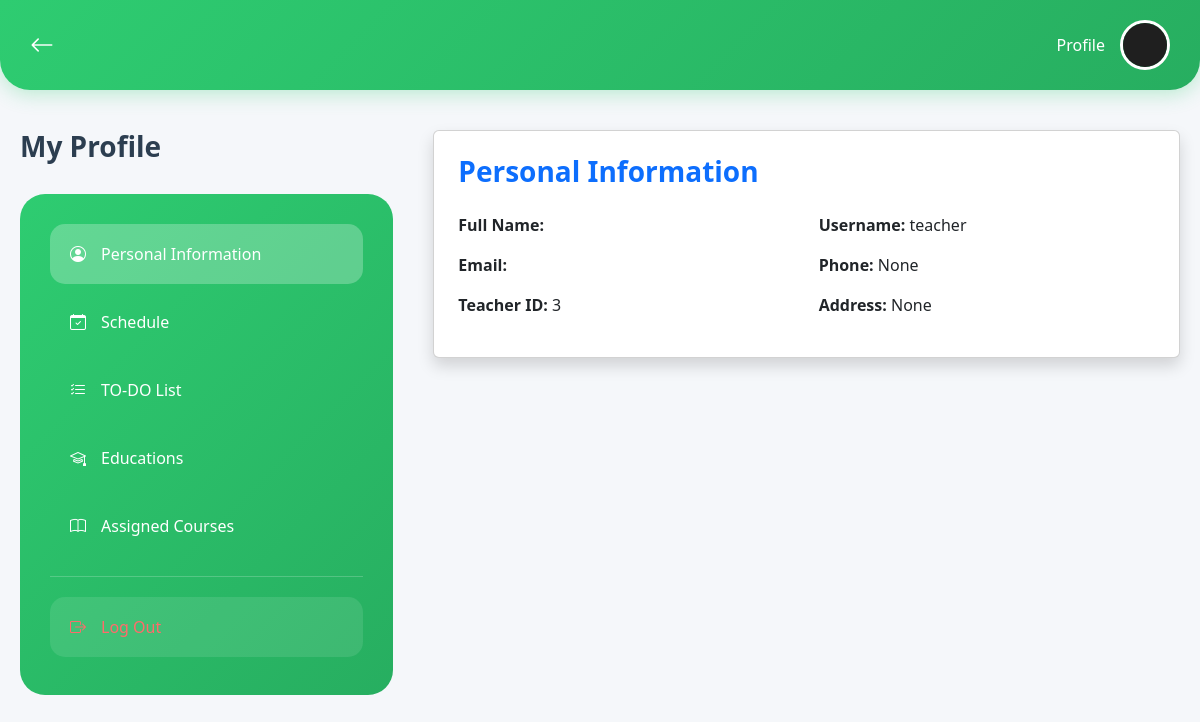
Screenshot of /profile/ (signed in) with the database file from the repository.
### teacher/models.py (models this page shows, shortened)
class Teacher(models.Model):
    user = models.OneToOneField(User, on_delete=models.CASCADE, related_name="teacher")
    teacher_id = models.IntegerField()
    phone = models.CharField(max_length=13, null= True, blank= True)
    permanent_address = models.CharField(max_length=100, null = True, blank=True)
    picture = models.ImageField(upload_to="profile/")

### teacher/views.py (the view)
# urls.py: path('profile/', views.TeacherProfileView.as_view(), name='teacher_profile'),
class TeacherProfileView(LoginRequiredMixin, View):
    template_name = 'teacher_profile.html'
    def get(self, request, *args, **kwargs):
        try:
            teacher_profile = request.user.teacher  # Assumes User has related Teacher via OneToOneField
        except Teacher.DoesNotExist:
            teacher_profile = None
        context = {
            'teacher': teacher_profile,
        }
        return render(request, self.template_name, context)

### teacher/templates/teacher_profile.html (shortened to what this page needs)
{% extends 'base.html' %}
{% block active_personal %}active{% endblock %}
{% block content %}
<div class="card shadow p-4 rounded">
  <h3 class="mb-4 text-primary fw-bold">Personal Information</h3>
  <div class="row mb-3">
    <div class="col-md-6">
      <strong>Full Name:</strong> {{ teacher.user.get_full_name }}
    </div>
    <div class="col-md-6">
      <strong>Username:</strong> {{ teacher.user.username }}
    </div>
  </div>
  <div class="row mb-3">
    <div class="col-md-6">
      <strong>Email:</strong> {{ teacher.user.email }}
    </div>
    <div class="col-md-6">
      <strong>Phone:</strong> {{ teacher.phone }}
    </div>
  </div>
  <div class="row mb-3">
    <div class="col-md-6">
      <strong>Teacher ID:</strong> {{ teacher.teacher_id }}
    </div>
    <div class="col-md-6">
      <strong>Address:</strong> {{ teacher.permanent_address }}
    </div>
  </div>
</div>
{% endblock %}

### teacher/templates/base.html (shortened to what this page needs)
{% load static %}
<!DOCTYPE html>
<html lang="en">
<head>
  <link href="https://cdn.jsdelivr.net/npm/bootstrap@5.3.0-alpha3/dist/css/bootstrap.min.css" rel="stylesheet" />
  <link rel="stylesheet" href="https://cdnjs.cloudflare.com/ajax/libs/font-awesome/6.4.0/css/all.min.css" />
  <link rel="stylesheet" href="https://cdn.jsdelivr.net/npm/bootstrap-icons@1.10.0/font/bootstrap-icons.css" />
</head>
<body>
<div class="header">
  <a href="#" class="back-arrow"><i class="bi bi-arrow-left"></i></a>
  <div class="profile-header">
    <span>Profile</span>
    <img src="{% if teacher.picture %}{{ teacher.picture.url }}{% else %}{% static 'images/default_avatar.png' %}{% endif %}" alt="Profile Picture" class="header-profile-img" />
  </div>
</div>
<div class="main-container">
  <div class="content-wrapper">
    <div class="sidebar-section">
      <h2>My Profile</h2>
      <div class="sidebar-menu">
        <a href="{% url 'teacher_profile' %}" class="menu-item {% block active_personal %}{% endblock %}">
          <i class="bi bi-person-circle"></i> Personal Information
        </a>
        <a href="#" class="menu-item">
          <i class="bi bi-calendar-check"></i> Schedule
        </a>
        <a href="{% url 'todo_dashboard' %}" class="menu-item">
          <i class="bi bi-list-check"></i> TO-DO List
        </a>
        <a href="{% url 'degree_list' %}" class="menu-item {% block active_degree %}{% endblock %}">
          <i class="bi bi-mortarboard"></i> Educations
        </a>
        <a href="{% url 'teacher_part_list' %}" class="menu-item">
          <i class="bi bi-book"></i> Assigned Courses
        </a>
        <div class="logout-item">
          <a href="{% url 'teacher_logout' %}" class="menu-item">
            <i class="bi bi-box-arrow-right"></i> Log Out
          </a>
        </div>
      </div>
    </div>
    <div class="profile-content">
      {% block content %}{% endblock %}
    </div>
  </div>
</div>
</body>
</html>

### teacher/templates/base.html (style rules this page uses)
body { background-color: #f5f7fa; font-family: "Segoe UI", sans-serif; }
.header { background: linear-gradient(135deg, #2ecc71, #27ae60); color: white; padding: 20px 30px; display: flex; justify-content: space-between; align-items: center; border-radius: 0 0 30px 30px; box-shadow: 0 4px 20px rgba(46, 204, 113, 0.3); }
.back-arrow { color: white; font-size: 24px; text-decoration: none; }
.profile-header { display: flex; align-items: center; gap: 15px; }
.header-profile-img { width: 50px; height: 50px; border-radius: 50%; border: 3px solid white; object-fit: cover; }
.main-container { padding: 40px 20px; max-width: 1400px; margin: 0 auto; }
.content-wrapper { display: grid; grid-template-columns: 1fr 2fr; gap: 40px; align-items: start; }
.sidebar-section h2 { font-size: 28px; font-weight: 700; color: #2c3e50; margin-bottom: 30px; }
.sidebar-menu { background: linear-gradient(135deg, #2ecc71, #27ae60); border-radius: 25px; padding: 30px; }
.menu-item { display: flex; align-items: center; gap: 15px; padding: 18px 20px; color: white; text-decoration: none; border-radius: 15px; margin-bottom: 8px; font-size: 16px; font-weight: 500; }
.menu-item.active { background-color: rgba(255,255,255,0.25); }
.logout-item { margin-top: 20px; border-top: 1px solid rgba(255,255,255,0.2); padding-top: 20px; }
.logout-item .menu-item { color: #ff6b6b; background-color: rgba(255,255,255,0.1); }

### rows the page displays
Teacher: picture (picture), user.username "teacher", phone "None", teacher_id "3", permanent_address "None"
